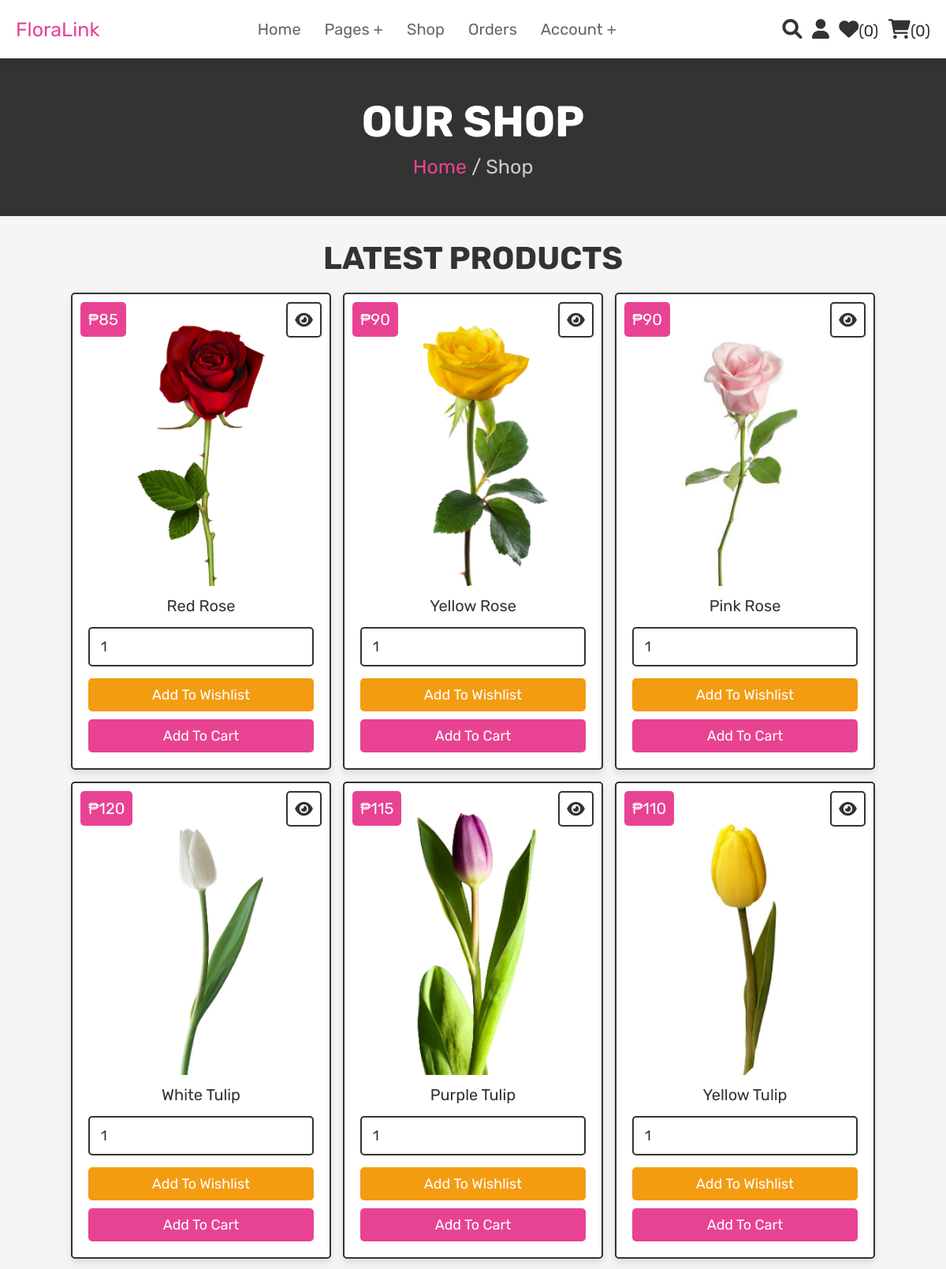
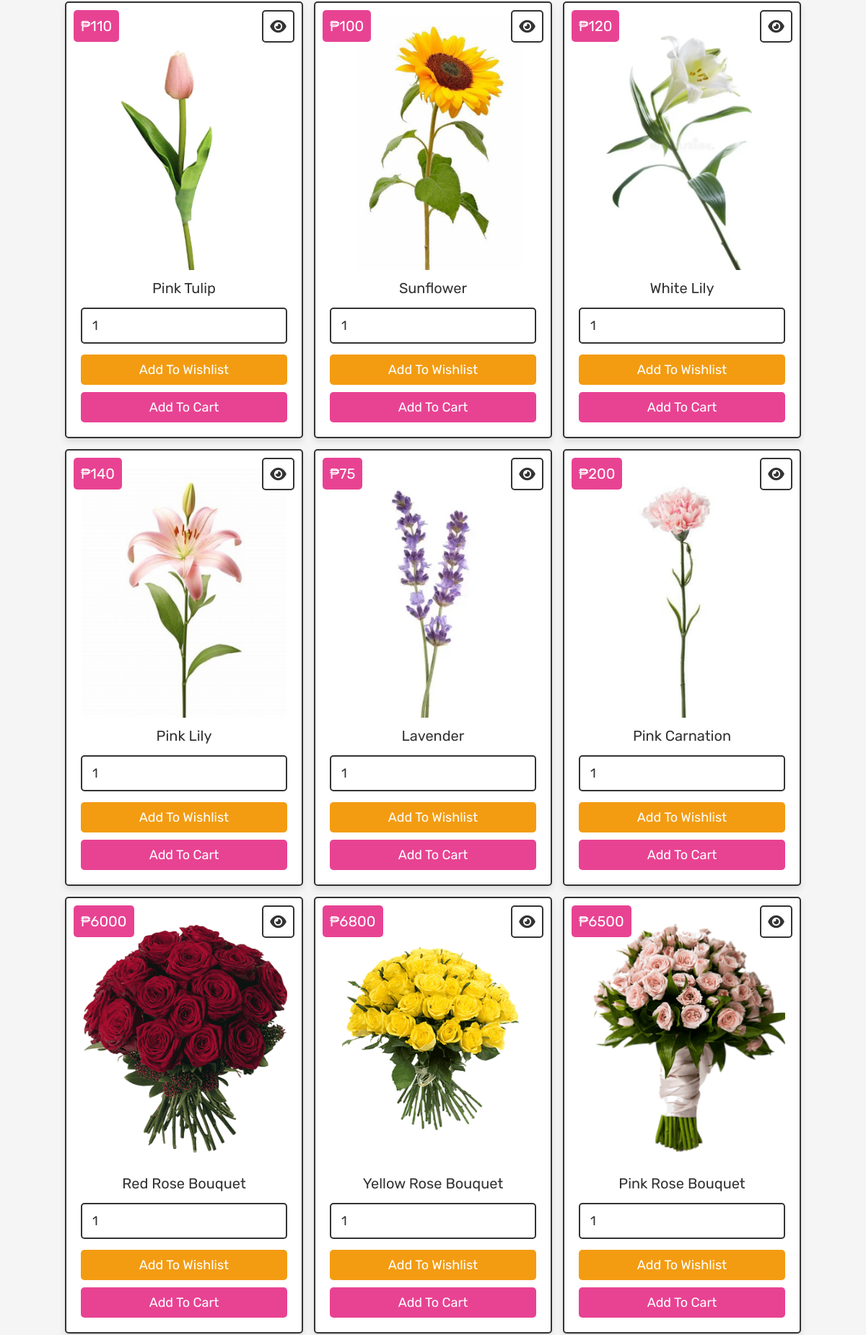
The page /shop.php (signed in, upper part) on the database its author committed (2 pictures, top to bottom).
### tables this page shows
CREATE TABLE `products` (
  `id` int(100) NOT NULL,
  `name` varchar(100) NOT NULL,
  `details` varchar(500) NOT NULL,
  `price` int(100) NOT NULL,
  `image` varchar(100) NOT NULL
);

### shop.php (the view, shortened to what this page needs)
<?php
@include 'config.php';
?>
<!DOCTYPE html>
<html lang="en">
<head>
   <link rel="stylesheet" href="https://cdnjs.cloudflare.com/ajax/libs/font-awesome/6.0.0/css/all.min.css">
   <link rel="stylesheet" href="css/style.css">
</head>
<body>
<?php @include 'header.php'; ?>
<section class="heading">
    <h3>Our Shop</h3>
    <p> <a href="home.php">Home</a> / Shop </p>
</section>
<section class="products">
   <h1 class="title">Latest products</h1>
   <div class="box-container">
      <?php
         $select_products = mysqli_query($conn, "SELECT * FROM `products`") or die('query failed');
         if(mysqli_num_rows($select_products) > 0){
            while($fetch_products = mysqli_fetch_assoc($select_products)){
      ?>
      <form action="" method="POST" class="box">
         <a href="view_page.php?pid=<?php echo $fetch_products['id']; ?>" class="fas fa-eye"></a>
         <div class="price">₱<?php echo $fetch_products['price']; ?></div>
         <img src="uploaded_img/<?php echo $fetch_products['image']; ?>" alt="" class="image">
         <div class="name"><?php echo $fetch_products['name']; ?></div>
         <input type="number" name="product_quantity" value="1" min="0" class="qty">
         <input type="submit" value="add to wishlist" name="add_to_wishlist" class="option-btn">
         <input type="submit" value="add to cart" name="add_to_cart" class="btn">
      </form>
      <?php
         }
      }else{
         echo '<p class="empty">No products added yet!</p>';
      }
      ?>
   </div>
</section>
</body>
</html>

### css/style.css (style rules this page uses)
:root { --pink:#e84393; --red:#c0392b; --orange:#f39c12; --black:#333; --white:#fff; --light-color:#666; --light-white:#ccc; --light-bg:#f5f5f5; --border:.2rem solid var(--black); --box-shadow:0 .5rem 1rem rgba(0,0,0,.1); }
* { font-family: 'Rubik', sans-serif; margin:0; padding:0; box-sizing: border-box; outline: none; border:none; text-decoration: none; transition:all .2s linear; }
html { font-size: 62.5%; overflow-x: hidden; scroll-behavior: smooth; scroll-padding-top: 6.5rem; }
body { background: var(--light-bg); }
section { padding:3rem 2rem; }
.btn, .delete-btn, .option-btn { display: inline-block; border-radius: .5rem; margin-top: 1rem; font-size: 1.8rem; color:var(--white); cursor: pointer; padding:1rem 3rem; text-transform: capitalize; }
.btn { background-color: var(--pink); }
.option-btn { background-color: var(--orange); }
.heading { display: flex; flex-flow: column; align-items: center; justify-content: center; gap:1rem; background-color: var(--black); text-align: center; min-height: 25vh; }
.heading h3 { font-size: 5.5rem; color:var(--white); text-transform: uppercase; }
.heading p { font-size: 2.5rem; color:var(--light-white); }
.heading p a { color:var(--pink); }
.title { text-align: center; margin-bottom: 2rem; color:var(--black); text-transform: uppercase; font-size: 4rem; }
.products .box-container { max-width: 1200px; margin:0 auto; display: grid; grid-template-columns: repeat(auto-fit, 33rem); gap:1.5rem; align-items: flex-start; justify-content: center; }
.products .box-container .box { background-color: var(--white); border:var(--border); box-shadow: var(--box-shadow); border-radius: .5rem; padding:2rem; text-align: center; position: relative; }
.products .box-container .box .image { height: 35rem; width: 100%; object-fit: cover; }
.products .box-container .box .fa-eye, .products .box-container .box .price { position: absolute; top:1rem; border-radius: .5rem; }
.products .box-container .box .price { font-size: 2rem; padding:1rem; background-color: var(--pink); color:var(--white); left:1rem; }
.products .box-container .box .fa-eye { right:1rem; height: 4.5rem; width: 4.5rem; line-height: 4.2rem; font-size: 2rem; background-color: var(--white); color:var(--black); border:var(--border); }
.products .box-container .box .name { margin:1rem; font-size: 2rem; color:var(--black); }
.products .box-container .box .qty { width: 100%; padding:1.2rem 1.4rem; font-size: 1.8rem; color:var(--black); border:var(--border); border-radius: .5rem; margin:.5rem 0; }
.products .box-container .box .btn, .products .box-container .box .option-btn { width: 100%; }

### rows shown on the page
products: price "85", image (picture), name "Red Rose"
products: price "90", image (picture), name "Yellow Rose"
products: price "90", image (picture), name "Pink Rose"
products: price "120", image (picture), name "White Tulip"
products: price "115", image (picture), name "Purple Tulip"
products: price "110", image (picture), name "Yellow Tulip"
products: price "110", image (picture), name "Pink Tulip"
products: price "100", image (picture), name "Sunflower"
products: price "120", image (picture), name "White Lily"
products: price "140", image (picture), name "Pink Lily"
products: price "75", image (picture), name "Lavender"
products: price "200", image (picture), name "Pink Carnation"
products: price "6000", image (picture), name "Red Rose Bouquet"
products: price "6800", image (picture), name "Yellow Rose Bouquet"
products: price "6500", image (picture), name "Pink Rose Bouquet"

### other values the page prints
$wishlist_num_rows "0"
$cart_num_rows "0"
